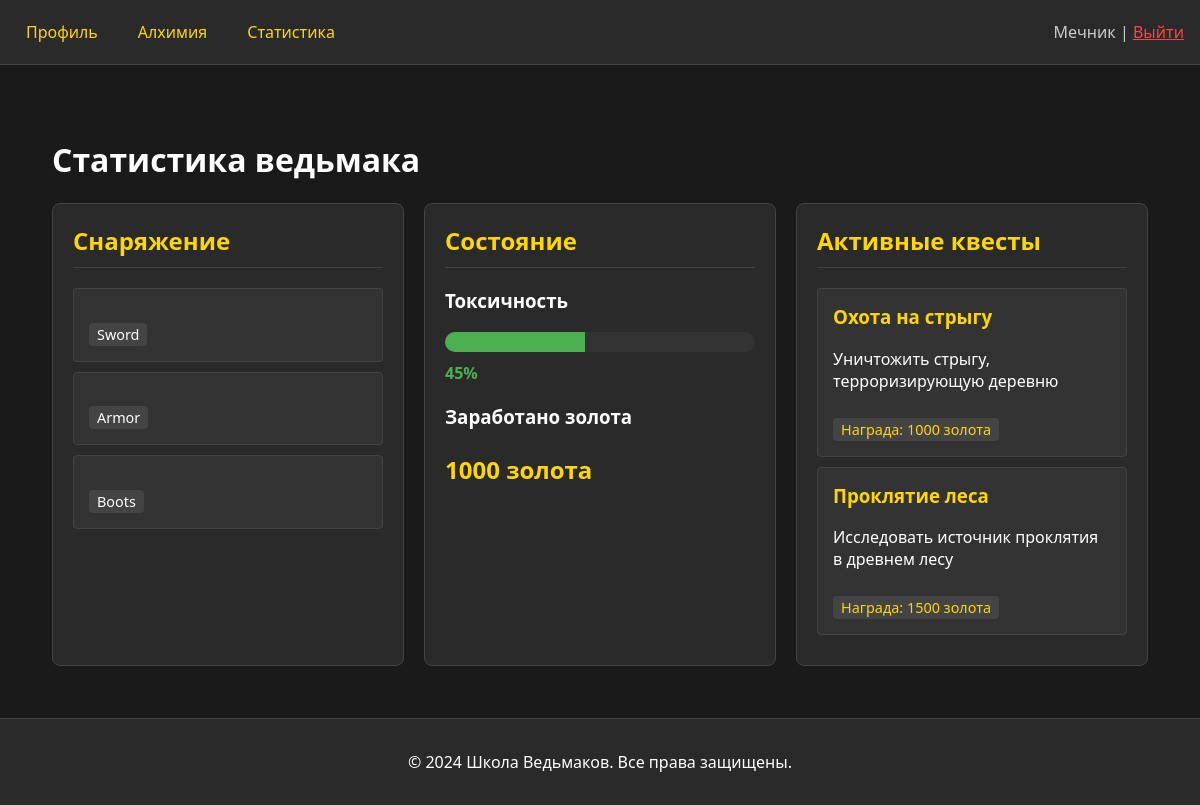
Screenshot of /stats/ (signed in) with the database file from the repository.
### witcher/models.py (models this page shows, shortened)
class Quest(models.Model):
    STATUS_CHOICES = [
        ('active', 'Активный'),
        ('completed', 'Завершен'),
        ('failed', 'Провален'),
    ]
    name = models.CharField(max_length=100, verbose_name="Название")
    description = models.TextField(verbose_name="Описание")
    status = models.CharField(
        max_length=20, choices=STATUS_CHOICES, default='active', verbose_name="Статус")
    reward = models.IntegerField(verbose_name="Вознаграждение")
    created_at = models.DateTimeField(auto_now_add=True)
    updated_at = models.DateTimeField(auto_now=True)
    class Meta:
        verbose_name = "Квест"
        verbose_name_plural = "Квесты"

### witcher/views.py (the view, shortened to what this page needs)
# urls.py: path('stats/', views.witcher_stats, name='stats'),
@login_required
def witcher_stats(request):
    equipment = request.session.get('equipment', {
        'sword': 'Серебряный меч',
        'armor': 'Броня Грифона',
        'boots': 'Сапоги ведьмака'
    })
    toxicity = request.session.get('toxicity', 45)
    active_quests = Quest.objects.filter(status='active')
    total_gold = calculate_total_gold(Contract.objects.all())
    return render(request, 'witcher/stats.html', {
        'equipment': equipment,
        'toxicity': toxicity,
        'active_quests': active_quests,
        'total_gold': total_gold
    })

### witcher/views.py (called while the page is built)
def calculate_total_gold(contracts):
    return contracts.filter(status='completed').aggregate(total=Sum('reward'))['total'] or 0

### witcher/templates/witcher/stats.html (shortened to what this page needs)
{% extends 'witcher/base.html' %}
{% block content %}
<div class="stats-container">
	<h1>Статистика ведьмака</h1>
	<div class="stats-grid">
		<div class="stats-section">
			<h2>Снаряжение</h2>
			<div class="equipment-list">
				{% for slot, item in equipment.items %}
				<div class="equipment-item">
					<span class="slot">{{ slot|title }}</span>
				</div>
				{% endfor %}
			</div>
		</div>
		<div class="stats-section">
			<h2>Состояние</h2>
			<div class="status-info">
				<div class="toxicity-meter">
					<h3>Токсичность</h3>
					<div class="meter">
						<div class="meter-fill" style="width: {{ toxicity }}%"></div>
					</div>
					<span class="toxicity-value">{{ toxicity }}%</span>
				</div>
				<div class="gold-info">
					<h3>Заработано золота</h3>
					<p class="gold-amount">{{ total_gold }} золота</p>
				</div>
			</div>
		</div>
		<div class="stats-section">
			<h2>Активные квесты</h2>
			<div class="quests-list">
				{% for quest in active_quests %}
				<div class="quest-item">
					<h3>{{ quest.name }}</h3>
					<p>{{ quest.description }}</p>
					<span class="reward">Награда: {{ quest.reward }} золота</span>
				</div>
				{% empty %}
				<p>Нет активных квестов</p>
				{% endfor %}
			</div>
		</div>
	</div>
</div>
{% endblock %}

### witcher/templates/witcher/base.html (shortened to what this page needs)
<!DOCTYPE html>
<html lang="ru">
<head>
</head>
<body>
	<header>
		<nav>
			<div class="nav-links">
				<a href="{% url 'witcher:profile' %}">Профиль</a>
				<a href="{% url 'witcher:alchemy' %}">Алхимия</a>
				<a href="{% url 'witcher:stats' %}">Статистика</a>
			</div>
			<div class="user-info">
				{% if user.is_authenticated %}
				{{ user.username }} |
				<a href="{% url 'witcher:logout' %}" style="color: #ff4444;">Выйти</a>
				{% else %}
				<a href="{% url 'witcher:login' %}">Войти</a> |
				<a href="{% url 'witcher:register' %}">Регистрация</a>
				{% endif %}
			</div>
		</nav>
	</header>
	<main>
		{% block content %}{% endblock %}
	</main>
	<footer>
		<p>&copy; 2024 Школа Ведьмаков. Все права защищены.</p>
	</footer>
</body>
</html>

### witcher/templates/witcher/base.html (style rules this page uses)
body { margin: 0; padding: 0; font-family: 'Segoe UI', Tahoma, Geneva, Verdana, sans-serif; background-color: #1a1a1a; color: #fff; min-height: 100vh; display: flex; flex-direction: column; }
header { background-color: #2a2a2a; padding: 1rem; border-bottom: 1px solid #444; }
nav { max-width: 1200px; margin: 0 auto; display: flex; justify-content: space-between; align-items: center; }
.nav-links { display: flex; gap: 20px; }
.nav-links a { color: #ffd700; text-decoration: none; padding: 5px 10px; border-radius: 4px; transition: background-color 0.3s; }
.user-info { color: #ccc; }
main { flex: 1; padding: 2rem; max-width: 1200px; margin: 0 auto; width: 100%; box-sizing: border-box; }
footer { background-color: #2a2a2a; padding: 1rem; text-align: center; border-top: 1px solid #444; margin-top: auto; }

### witcher/templates/witcher/stats.html (style rules this page uses)
.stats-container { max-width: 1200px; margin: 0 auto; padding: 20px; }
.stats-grid { display: grid; grid-template-columns: repeat(auto-fit, minmax(300px, 1fr)); gap: 20px; margin-top: 20px; }
.stats-section { background: #2a2a2a; border: 1px solid #444; border-radius: 8px; padding: 20px; }
.stats-section h2 { color: #ffd700; margin-top: 0; border-bottom: 1px solid #444; padding-bottom: 10px; }
.equipment-item, .quest-item { background: #333; border: 1px solid #444; border-radius: 4px; padding: 15px; margin-bottom: 10px; }
.equipment-item h3, .quest-item h3 { color: #ffd700; margin-top: 0; }
.slot { display: inline-block; background: #444; color: #fff; padding: 2px 8px; border-radius: 4px; font-size: 0.9em; }
.toxicity-meter { margin-bottom: 20px; }
.meter { background: #333; height: 20px; border-radius: 10px; overflow: hidden; margin: 10px 0; }
.meter-fill { background: #4CAF50; height: 100%; transition: width 0.3s ease; }
.toxicity-value { color: #4CAF50; font-weight: bold; }
.gold-amount { color: #ffd700; font-size: 1.5em; font-weight: bold; }
.reward { display: inline-block; background: #444; color: #ffd700; padding: 2px 8px; border-radius: 4px; font-size: 0.9em; margin-top: 10px; }

### rows the page displays
Quest: name "Охота на стрыгу", description "Уничтожить стрыгу, терроризирующую деревню", reward "1000"
Quest: name "Проклятие леса", description "Исследовать источник проклятия в древнем лесу", reward "1500"

### other values shown
{{ user.username }} "Мечник"
{{ slot|title }} "Sword" "Armor" "Boots"
{{ toxicity }} "45"
{{ total_gold }} "1000"
